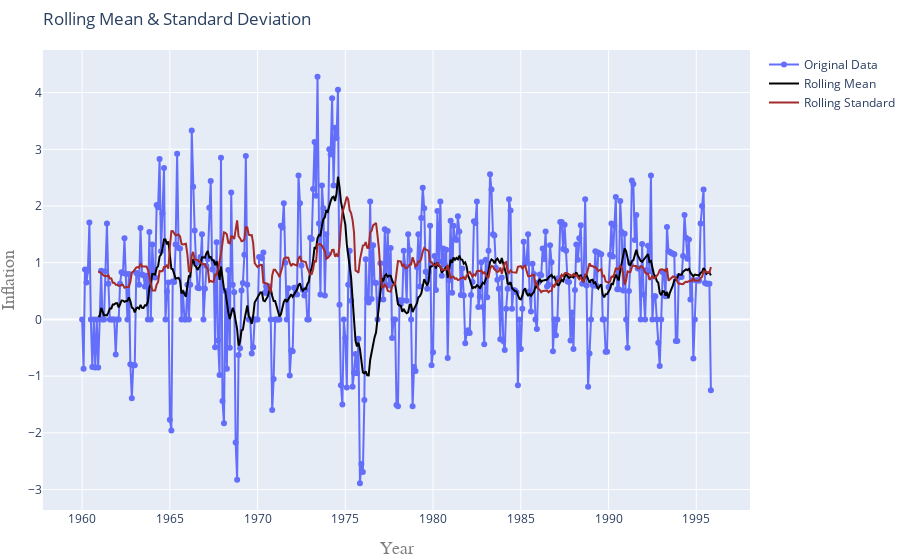

Notebook source saved alongside this figure:
### Markdown cell above
##### Plotting the Train data set and testing it using the ADF test

### Code cell
TestStationaryPlot(Train["Monthly_Rate"].dropna(inplace=False))
adf_test(Train["Monthly_Rate"].dropna())

### Figure 1 — Plotly figure (JSON) as saved in the notebook; plotly's stock layout.template omitted (floating-point values rounded to 4 significant figures; data arrays with more than 128 entries replaced by an {"elided": "..."} marker saying what was removed)
{"data": [{"mode": "lines+markers", "name": "Original Data", "type": "scatter", "x": {"elided": "721 str values"}, "y": {"elided": "431 float values"}}, {"line": {"color": "black", "width": 2}, "mode": "lines", "name": "Rolling Mean", "type": "scatter", "x": {"elided": "721 str values"}, "y": {"elided": "431 float values"}}, {"line": {"color": "brown", "width": 2}, "mode": "lines", "name": "Rolling Standard", "type": "scatter", "x": {"elided": "721 str values"}, "y": {"elided": "431 float values"}}], "layout": {"margin": {"b": 50, "l": 10, "r": 0, "t": 50}, "title": {"text": "Rolling Mean & Standard Deviation", "x": 0, "xref": "paper"}, "xaxis": {"title": {"font": {"color": "#7f7f7f", "family": "Courier New, monospace", "size": 18}, "text": "Year"}}, "yaxis": {"title": {"font": {"color": "#7f7f7f", "family": "Courier New, monospace", "size": 18}, "text": "Inflation"}}}}
